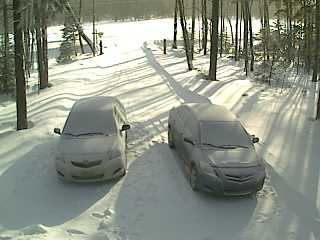
#> input picture 2-in000001.jpg, 320 x 240 px
$ python cv_hm2.py --img1_path 2-in000001.jpg --img2_path 2-in001800.jpg --model LS --threshold 1.0
#> lines starting #> are read from the running program, lines starting #| are printed output that depends on the picture; after the words box and inside, x2 and y2 are one past the last pixel; in counts of white or black regions, pixels touching at a corner belong together; long printed decimals are rounded
### fitting/models.py
import numpy as np
import cv2
# [5 lines of commented-out code are left out]
import math
import random
from matplotlib.patches import Ellipse

# # total least square linear regression
# def orthoregress(x, y):
#     """Perform an Orthogonal Distance Regression on the given data,
#     using the same interface as the standard scipy.stats.linregress function.
#     Arguments:
#     x: x data
#     y: y data
#     Returns:
#     [m, c, nan, nan, nan]
#     Uses standard ordinary least squares to estimate the starting parameters
#     then uses the scipy.odr interface to the ODRPACK Fortran code to do the
#     orthogonal distance calculations.
#     """
#     linreg = linregress(x, y)
#     mod = Model(f)
#     dat = Data(x, y)
#     od = ODR(dat, mod, beta0=linreg[0:2])
#     out = od.run()
#     return list(out.beta)
# def f(p, x):
#     """Basic linear regression 'model' for use with ODR"""
#     return (p[0] * x) + p[1]

#maximum likelihood linear regression
#   define a function to calculate the log likelihood
# [13 lines left out: functions calcLogLikelihood, myFunction, not called in this run]
# %%
class FittingModels:

    def create_dataPoints(self, image1, image2):
        """ Creates a list of data points given two images
        :param image1: first image
        :param image2: second image
        :return: a list of data points
        """
        image1 = cv2.cvtColor(image1, cv2.COLOR_BGR2GRAY)
        image2 = cv2.cvtColor(image2, cv2.COLOR_BGR2GRAY)
        points = []
        for i in range(image1.shape[0]):
            for j in range(image1.shape[1]):
                points.append([image1[i][j], image2[i][j]])
        return points

    def plot_data(self, data_points):
        """ Plots the data points
        :param data_points:
        :return: an image
        """

        import matplotlib.pyplot as plt
        import numpy as np
        import os

        #convert points' pair to x, y for plotting
        x, y = np.array(data_points).T
        #create figure and read it as image object
        fig = plt.figure()
        plt.plot(x, y, 'bo')
        fig.savefig('plotcache.png')
        im = cv2.imread('plotcache.png')
        os.remove('plotcache.png')
        return im

    def fit_line_ls(self, data_points, threshold, image1):
        """ Fits a line to the given data points using least squares
        :param data_points: a list of data points
        :param threshold: a threshold value (if > threshold, imples outlier)
        :return: a tuple containing the followings:
                    * An image showing the line along with the data points
                    * The thresholded image
                    * A segmented image
        """
        # %%
        import matplotlib.pyplot as plt
        import numpy as np
        import os
        # line_fitting_ls total least square fitting
        #convert points' pair to x, y for fitting
        X, Y = np.array(data_points).T
        X_mean = np.mean(X)
        Y_mean = np.mean(Y)

        num = 0
        den = 0
        for i in range(len(X)):
            num += (X[i] - X_mean) * (Y[i] - Y_mean)
            den += (X[i] - X_mean) ** 2
        m = num / den
        c = Y_mean - m * X_mean

        # Printing coefficients
        print("Coefficients")
        print(m, c)
        # Plotting Values and Regression Line
        max_x = np.max(X)
        min_x = np.min(X)

        # Calculating line values x and y
        x = np.linspace(min_x, max_x, 1000)
        y = c + m * x

        # Ploting Line
        plt.plot(x, y, color='#58b970', label='Slope')
        # Ploting Scatter Points
        plt.scatter(X, Y, c='#ef5423', label='Data')

        plt.show()
        plt.savefig('plotcache.png')
        im_line_fitting_ls = cv2.imread('plotcache.png')
        os.remove('plotcache.png')

        #thresholded_ls
        import math
        #Caculate distance between the point and the line
        #save segmentation pixels based on the threshold
        distance = []
        af_thresholded_data_points = []
        af_thresholded_plot_points = []
        n = len(data_points)
        for i in range(n):
            distance.append(abs(m*data_points[i][0]-data_points[i][1]+c)/math.sqrt(m*m+1))
            if distance[i] > threshold:
                af_thresholded_plot_points.append(data_points[i])
                af_thresholded_data_points.append(255)
            else:
                af_thresholded_data_points.append(0)
                pass
        X, Y = np.array(af_thresholded_plot_points).T
        # Ploting Scatter Points
        plt.scatter(X, Y, c='#ef5423', label='Data')
        plt.legend()
        plt.show()
        plt.savefig('plotcache.png')
        thresholded_ls = cv2.imread('plotcache.png')
        os.remove('plotcache.png')

        #segmented_ls
        bf_denoise_seg_array = np.reshape(af_thresholded_data_points, (image1.shape[0], image1.shape[1]))
        bf_denoise_seg_array = np.array(bf_denoise_seg_array, dtype=np.uint8)
        # plt.imshow(bf_denoise_seg_array, cmap='gray', vmin=0, vmax=255)
        # plt.show()
        #set morphology kernel = 5*5
        kernel = np.ones((5, 5), np.uint8)
        img_erosion = cv2.erode(bf_denoise_seg_array, kernel, iterations=1)
        img_dilation = cv2.dilate(img_erosion, kernel, iterations=1)

        # [4 lines of commented-out code are left out]

        print("LS")
        return (im_line_fitting_ls, thresholded_ls, img_dilation)

    # [241 lines left out: functions fit_line_robust, fit_gaussian, not called in this run]

### cv_hm2.py
"""cv_hw2.py: Starter file to run howework 2"""

#Example Usage: ./cv_hw2 -i1 image1 -i2 image2 -t threshold -m GA
#Example Usage: python cv_hw2.py -i1 image1 -i2 image2 -t threshold -m LS

import cv2
import sys
import argparse
from fitting.models import FittingModels
from datetime import datetime


def display_image(window_name, image):
    """A function to display image
    Note: only for debugging do not use for submission, Circle CI will fail"""
    cv2.namedWindow(window_name)
    cv2.imshow(window_name, image)
    cv2.waitKey(0)


def main():
    models = ['LS', 'RO', 'GA']

    parser = argparse.ArgumentParser()
    parser.add_argument("-i1", "--img1_path", dest="img1_path", help="Specify the path to the first image",
                        required=True)
    parser.add_argument("-i2", "--img2_path", dest="img2_path", help="Specify the path to the second image",
                        required=True)
    parser.add_argument("-m", "--model", dest="model",
                        help="Specify the fitting model (LS - least squares, RO - robust fitting, GA - Gaussian Model",
                        required=True, type=str, choices = ['LS', 'RO', 'GA'])
    parser.add_argument("-t", "--threshold", dest="threshold", help="Specify the threshold value, LS and RO - any value, [0,1] - GA", required=True, type=float)


    args = parser.parse_args()

    image1 = cv2.imread(args.img1_path)
#> image1 is the input picture: shape (240, 320, 3); mean B, G, R 132.8, 145.4, 139.6

    if image1 is None:
        print("The path to the first image is incorrect\n")
        sys.exit()

    image2 = cv2.imread(args.img2_path)
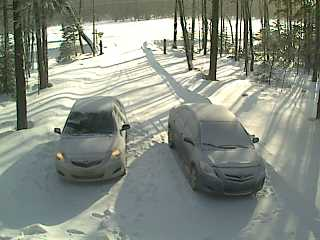
#> input picture 2-in001800.jpg, 320 x 240 px
#> image2 is the input picture: shape (240, 320, 3); mean B, G, R 128.7, 139.3, 132.6

    if image2 is None:
        print("The path to the second image is incorrect\n")
        sys.exit()
   #  # %%
   #  # debugging
   #
   #  image1 = cv2.imread('2-in000001.jpg')
   #  image2 = cv2.imread('2-in001800.jpg')
   # # %%
    fitting_object = FittingModels()

    # Creating data points
    data_points = fitting_object.create_dataPoints(image1, image2)
#> in create_dataPoints, `image2 = cv2.cvtColor(image2, cv2.COLOR_BGR2GRAY)`:
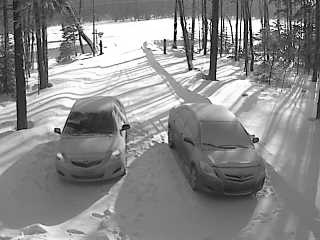
#> image2: shape (240, 320); min 0, max 255, mean 136.1
#> after the loop in create_dataPoints, `for i in range(image1.shape[0]):`: points = 76800 items
#> data_points = 76800 items
    output_dir = 'output/'
    # Plotting the data points
    data = fitting_object.plot_data(data_points)
#> in plot_data, `im = cv2.imread('plotcache.png')`:
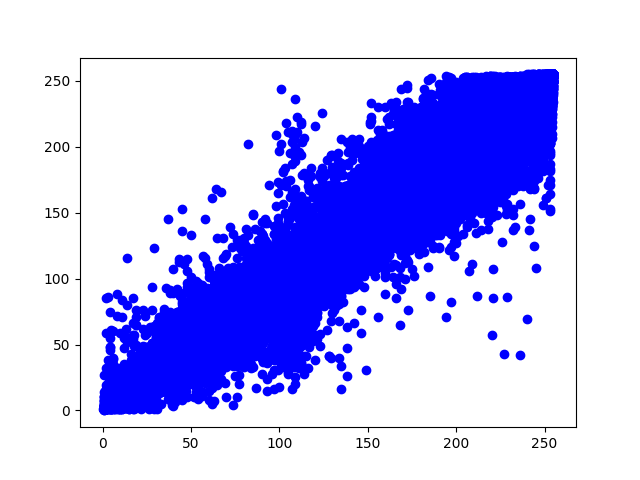
#> im: shape (480, 640, 3); mean B, G, R 252.7, 190.3, 190.3
    output_path = output_dir + "plotted_data" + "_" + datetime.now().strftime("%m%d-%H%M%S") + ".jpg"
    cv2.imwrite(output_path, data)

    if args.model == 'LS':
        # Fitting a line to the data using least square
        line_fitting_ls, thresholded_ls, segmented_ls = fitting_object.fit_line_ls(data_points, args.threshold, image1)
#> in fit_line_ls, `X_mean = np.mean(X)`: X_mean = 142.2
#> in fit_line_ls, `Y_mean = np.mean(Y)`: Y_mean = 136.1
#> the loop in fit_line_ls, `for i in range(len(X)):` made 76800 passes
#> (num, den) on passes 1 to 3: (6259, 6761), (10505.3, 11146.7), (14186.2, 14773.8)
#> after the loop in fit_line_ls, `for i in range(len(X)):`: den = 245686875.5; num = 242046850.5
#> in fit_line_ls, `m = num / den`: m = 0.985
#> in fit_line_ls, `c = Y_mean - m * X_mean`: c = -4
#| 0.9852 -3.998
#> in fit_line_ls, `max_x = np.max(X)`: max_x = 255
#> in fit_line_ls, `min_x = np.min(X)`: min_x = 0
#> in fit_line_ls, `y = c + m * x`: y = 1000 values from -4 to 247.2
#> in fit_line_ls, `plt.show()`:
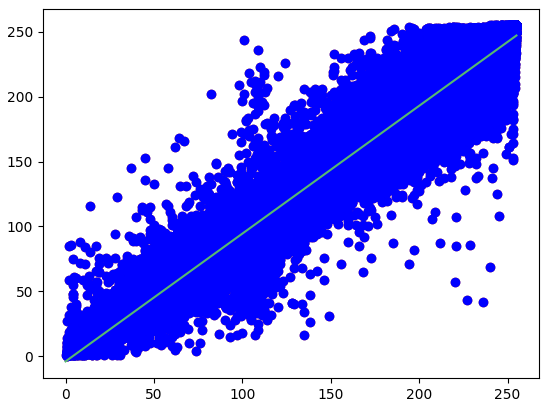
#> figure drawn by matplotlib, 1 panel; curve peaks at x = 255, y = 247.2
#> in fit_line_ls, `im_line_fitting_ls = cv2.imread('plotcache.png')`: im_line_fitting_ls: shape (480, 640, 3); every value is 255
#> in fit_line_ls, `n = len(data_points)`: n = 76800
#> after the loop in fit_line_ls, `for i in range(n):`: af_thresholded_data_points = 76800 items; af_thresholded_plot_points = 67018 items; distance = 76800 items
#> in fit_line_ls, `bf_denoise_seg_array = np.reshape(af_thresholded_data_points, (image1...`:
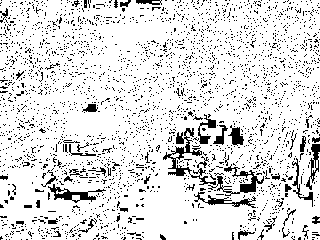
#> bf_denoise_seg_array: shape (240, 320) int64; 87.3% white; black in thin lines or dots
#> in fit_line_ls, `bf_denoise_seg_array = np.array(bf_denoise_seg_array, dtype=np.uint8)`: bf_denoise_seg_array: shape (240, 320); 87.3% white; black in thin lines or dots
#> in fit_line_ls, `img_erosion = cv2.erode(bf_denoise_seg_array, kernel, iterations=1)`:
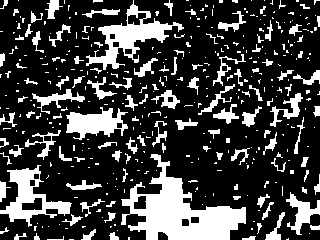
#> img_erosion: shape (240, 320); 24.5% white; 394 white regions (274 under 20 px), largest, box (x1, y1, x2, y2) and area: (121, 154, 246, 240) 4505, (86, 0, 184, 70) 1917, (0, 165, 72, 227) 1527
#> in fit_line_ls, `img_dilation = cv2.dilate(img_erosion, kernel, iterations=1)`:
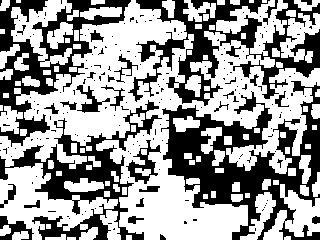
#> img_dilation: shape (240, 320); 60.5% white; 194 black regions (164 under 20 px), largest, box (x1, y1, x2, y2) and area: (161, 81, 320, 240) 9699, (128, 0, 320, 106) 6807, (0, 100, 162, 240) 5418
        output_path = output_dir + "line_fitting_ls_" + str(args.threshold) + "_" + datetime.now().strftime("%m%d-%H%M%S") + ".jpg"
        cv2.imwrite(output_path, line_fitting_ls)
        output_path = output_dir + "thresholded_ls_" + str(args.threshold) + "_" + datetime.now().strftime("%m%d-%H%M%S") + ".jpg"
        cv2.imwrite(output_path, thresholded_ls)
        output_path = output_dir + "segmented_ls_" + str(args.threshold) + "_" + datetime.now().strftime("%m%d-%H%M%S") + ".jpg"
        cv2.imwrite(output_path, segmented_ls)

    if args.model == 'RO':
        # Fitting a line to the data using robust estimators
        line_fitting_robust, thresholded_robust, segmented_robust = fitting_object.fit_line_robust(data_points, args.threshold, image1)
        output_path = output_dir + "line_fitting_robust_" + str(args.threshold) + "_" + datetime.now().strftime("%m%d-%H%M%S") + ".jpg"
        cv2.imwrite(output_path, line_fitting_robust)
        output_path = output_dir + "thresholded_robust_" + str(args.threshold) + "_" + datetime.now().strftime("%m%d-%H%M%S") + ".jpg"
        cv2.imwrite(output_path, thresholded_robust)
        output_path = output_dir + "segmented_robust_" + str(args.threshold) + "_" + datetime.now().strftime("%m%d-%H%M%S") + ".jpg"
        cv2.imwrite(output_path, segmented_robust)

    if args.model == 'GA':
        # Fitting a data to a gaussian
        gaussian_fitting, thresholded_gaussian, segmented_gaussian = fitting_object.fit_gaussian(data_points, args.threshold, image1)
        output_path = output_dir + "gaussian_fitting_" + str(args.threshold) + "_" + datetime.now().strftime("%m%d-%H%M%S") + ".jpg"
        cv2.imwrite(output_path, gaussian_fitting)
        output_path = output_dir + "thresholded_gaussian_" + str(args.threshold) + "_" + datetime.now().strftime("%m%d-%H%M%S") + ".jpg"
        cv2.imwrite(output_path, thresholded_gaussian)
        output_path = output_dir + "segmented_gaussian_" + str(args.threshold) + "_" + datetime.now().strftime("%m%d-%H%M%S") + ".jpg"
        cv2.imwrite(output_path, segmented_gaussian)


if __name__ == "__main__":
    main()
